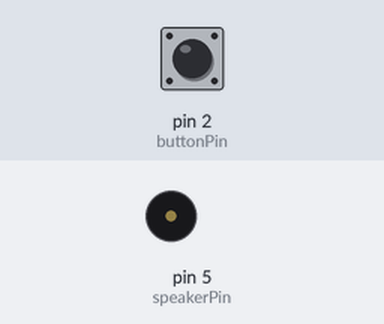
Recording of a sketch running on a simulated Arduino Uno, built with avr-gcc and run on an emulated ATmega328P. Parts: buzzer (waves = sounding). The test bench sets the inputs (shaded band); at power-on: pin 2 (buttonPin) HIGH.

Above: at 3.1 s.
Timing chart, 0 to 8.9 s (numbered marks = the images above):
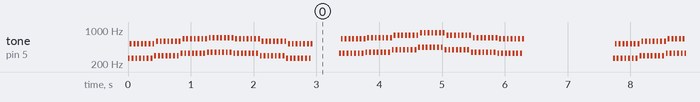

Measured:
- by itself, tone on pin 5 (speakerPin): plays 261 Hz for 0.03 s, 522 Hz for 0.03 s, 261 Hz for 0.03 s, 522 Hz for 0.03 s, 261 Hz for 0.03 s, 522 Hz for 0.03 s … (3332 notes in this stretch)

The sketch:

sketch10_04_if_sound.ino
```cpp
/* ボタンを押すと音程が変わる */

#define DO   261
#define RE   294
#define MI   329
#define FA   349
#define SOL  392
#define LA   440
#define SI   493
#define DO2  523
#define WAIT   0
#define END   -1

const int speakerPin = 5;
const int buttonPin = 2;

int music[] = {DO, RE, MI, FA, MI, RE, DO, WAIT,
               MI, FA, SOL, LA, SOL, FA, MI, WAIT, END};

void setup() {
  pinMode(buttonPin, INPUT);
}

void loop() {
  int i;

  for (i = 0; music[i] != END; i++) {
    if (digitalRead(buttonPin) == LOW) {
      tone(speakerPin, music[i], 400);
      delay(400);
    } else {
      toneB(speakerPin, music[i], 400);
    }
  }
  delay(1000);
}

#define TENPO 30

void toneB(int pin, int hz, int time) {
  int i;

  for (i = 0; i <= time; i = i + TENPO * 2) {
    tone(pin, hz, TENPO);
    delay(TENPO);
    tone(pin, hz*2, TENPO);
    delay(TENPO);
  }
}
```
